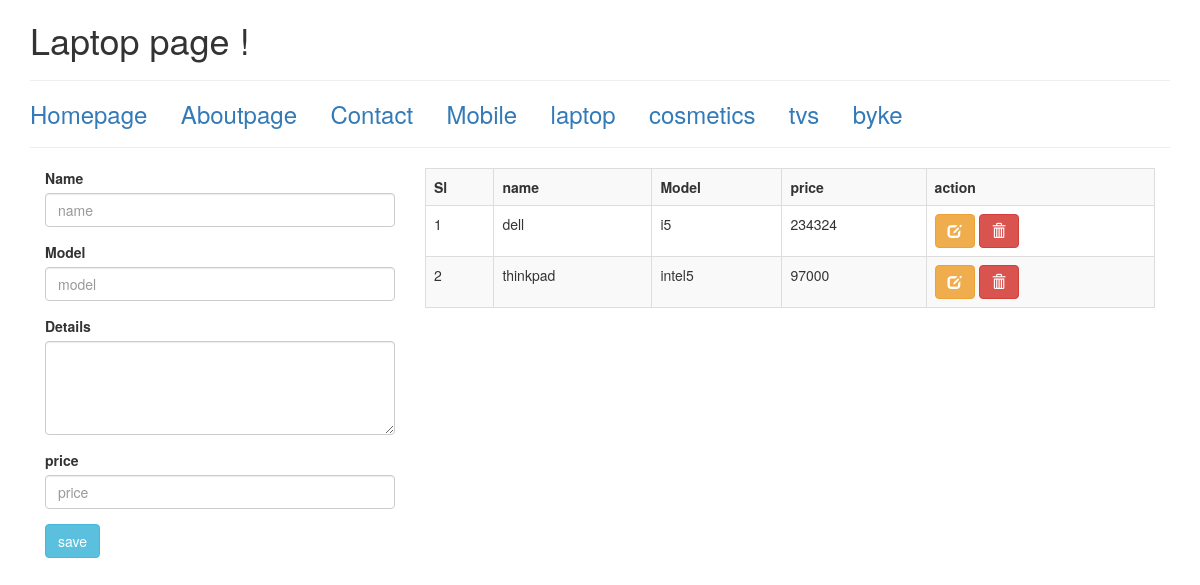
/index.php/home/laptop, run on the app's committed database.
### tables this page shows
CREATE TABLE `tbl_menus` (
  `id` int(11) NOT NULL,
  `menutitle` varchar(255) NOT NULL,
  `linkofmenu` varchar(255) NOT NULL,
  `car` varchar(255) NOT NULL,
  `tv` varchar(255) NOT NULL,
  `laptop` varchar(255) NOT NULL,
  `byke` varchar(255) NOT NULL,
  `cosm` varchar(255) NOT NULL,
  `cosmetics` varchar(255) NOT NULL
);

CREATE TABLE `tbl_laptop` (
  `id` int(11) NOT NULL,
  `name` varchar(255) NOT NULL,
  `model` varchar(255) NOT NULL,
  `details` text NOT NULL,
  `price` int(255) NOT NULL
);

### application/controllers/Home.php (called while the page is built, shortened)
<?php
class Home extends CI_Controller {
	public function laptop ()
	{
		$data = array() ;
		$data ['sitename'] = 'Laptop page !';
		$table_m = 'tbl_laptop';
		$table = 'tbl_menus';
		$data ['menus'] = $this->menu_model->select($table,$data);
		$data ['laptops'] = $this->contact_model->select($table_m,$data);
		$this->load->view('laptop',$data);
	}
}

### index.php (called while the page is built, shortened)
<?php
require_once BASEPATH.'core/CodeIgniter.php';

### application/models/menu_model.php (called while the page is built, shortened)
<?php
Class Menu_model extends CI_Model{
	public function select($table){
		$this->db->select('*');
		$this->db->from($table);
		$result = $this->db->get();
		$result  = $result->result();
		return $result;
	}
}
?>

### application/models/contact_model.php (called while the page is built, shortened)
<?php
Class contact_model extends CI_Model{
	public function select($table){
		$this->db->select('*');
		$this->db->from($table);
		$result = $this->db->get();
		$result  = $result->result();
		return $result;
	}
}
?>

### application/views/laptop.php (the view, shortened to what this page needs)
<!DOCTYPE html>
<html lang="en">
  <head>
    <link href="<?php echo base_url(); ?>css/bootstrap.min.css" rel="stylesheet">
  </head>
  <body>
    <div class="container">
      <h1><?php echo $sitename;?></h1>
      <hr/>
      <h3>
        <?php
            foreach ($menus as $menu) {
              ?>
<a href="<?php echo base_url(); ?>index.php/Home/<?php echo $menu->menutitle; ?>"><?php echo $menu->menutitle;?></a> &nbsp; &nbsp;
          <?php
            }
        ?>
      </h3>
      <hr/>
      <div class="col-md-4">
    <form action="<?php echo base_url('index.php/Home/laptopsave');?>" method= "post" >
      <div class="form-group">
        <label for="exampleInputEmail1">Name</label>
        <input name="name" type="text" class="form-control" id="exampleInputEmail1" placeholder="name">
      </div>
      <div class="form-group">
        <label for="exampleInputPassword1">Model</label>
        <input name="model" type="text" class="form-control" id="exampleInputPassword1" placeholder="model">
      </div>
      <div class="form-group">
        <label for="exampleInputPassword1">Details</label>
        <textarea name="details" class="form-control" rows='4' ></textarea>
      </div>
      <div class="form-group">
        <label for="exampleInputPassword1">price </label>
        <input name="price" type="text" class="form-control" id="exampleInputPassword1" placeholder= "price">
      </div>
      <button type="submit" class="btn btn-info">save</button>
    </form>
      </div>
      <div class="col-md-8">
        <table class="table table-striped table-bordered">
            <tr>
                <th>Sl</th>
                <th>name</th>
                <th>Model</th>
                <th>price</th>
                <th>action</th>
            </tr>
<?php $i=0;
  foreach ($laptops as $laptop) {
$i++;
  ?>
            <tr>
                <td><?php echo $i;?></td>
                <td><?php echo $laptop->name;?></td>
                <td><?php echo $laptop->model;?></td>
                <td><?php echo $laptop->price;?></td>
                <td>
                  <a href="" type="button" class="btn btn-warning" data-toggle="modal" data-target="#laptopUpdate<?php echo $laptop->id; ?>"><span class="glyphicon glyphicon-edit" aria-hidden="true"></span></a>
                  <a href="<?php echo base_url('index.php/Home/laptopdelete/');?><?php echo $laptop->id;?>" type="button" class="btn btn-danger"><span class="glyphicon glyphicon-trash" aria-hidden="true"></span></a>
                </td>
            </tr>
<?php
  }
?>
      </table>
      </div>
    </div>
  </body>
</html>

### data on the page
tbl_menus: menutitle "Homepage"
tbl_menus: menutitle "Aboutpage"
tbl_menus: menutitle "Contact"
tbl_menus: menutitle "Mobile"
tbl_menus: menutitle "laptop"
tbl_menus: menutitle "cosmetics"
tbl_menus: menutitle "tvs"
tbl_menus: menutitle "byke"
tbl_laptop: name "dell", model "i5", price "234324"
tbl_laptop: name "thinkpad", model "intel5", price "97000"

### other printed values
$sitename "Laptop page !"
